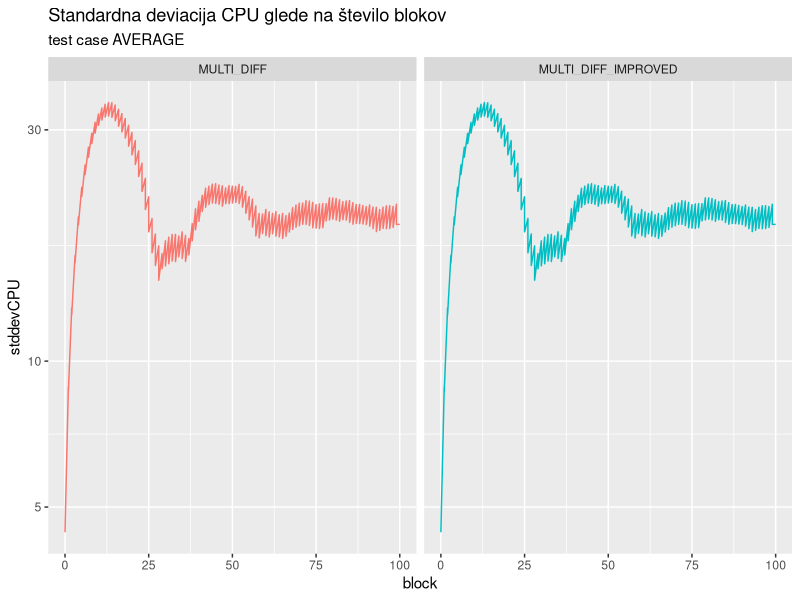

Here is the R script that generated this plot:
library(tidyverse)

normal <- read.csv('testdata/normal-improved-search/diff-normal.csv')
improved <- read.csv('testdata/normal-improved-search/diff-improved.csv')

# STDDEV ~ BLOCK
normal %>% rbind(improved) %>% 
  {testCase <<- unique(.$testCase); .} %>% 
  ggplot() +
  geom_line(aes(x=block, y=stddevCPU, color=algorithm)) +
  scale_y_continuous(trans='log10') +
  xlim(0, 100) +
  facet_wrap(~algorithm) +
  theme(legend.position="none") +
  labs(title="Standardna deviacija CPU glede na število blokov", subtitle = paste("test case", testCase))